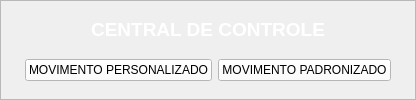
     <widget class="QFrame" name="frame">
      <property name="frameShape">
       <enum>QFrame::StyledPanel</enum>
      </property>
      <property name="frameShadow">
       <enum>QFrame::Raised</enum>
      </property>
      <layout class="QHBoxLayout" name="horizontalLayout">
       <item>
        <layout class="QVBoxLayout" name="verticalLayout">
         <item>
          <layout class="QHBoxLayout" name="horizontalLayout_2">
           <item>
            <widget class="QLabel" name="label_5">
             <property name="text">
              <string/>
             </property>
            </widget>
           </item>
           <item>
            <widget class="QLabel" name="label_2">
             <property name="sizePolicy">
              <sizepolicy hsizetype="Minimum" vsizetype="Minimum">
               <horstretch>0</horstretch>
               <verstretch>0</verstretch>
              </sizepolicy>
             </property>
             <property name="text">
              <string>&lt;html&gt;&lt;head/&gt;&lt;body&gt;&lt;p align=&quot;center&quot;&gt;&lt;span style=&quot; font-size:14pt; font-weight:600; color:#ffffff;&quot;&gt;CENTRAL DE CONTROLE&lt;/span&gt;&lt;/p&gt;&lt;/body&gt;&lt;/html&gt;</string>
             </property>
            </widget>
           </item>
           <item>
            <widget class="QLabel" name="label_6">
             <property name="text">
              <string/>
             </property>
            </widget>
           </item>
          </layout>
         </item>
         <item>
          <layout class="QHBoxLayout" name="horizontalLayout_3">
           <item>
            <widget class="QLabel" name="label_4">
             <property name="text">
              <string/>
             </property>
            </widget>
           </item>
           <item>
            <widget class="QPushButton" name="btn_personalizado">
             <property name="sizePolicy">
              <sizepolicy hsizetype="Fixed" vsizetype="Fixed">
               <horstretch>0</horstretch>
               <verstretch>0</verstretch>
              </sizepolicy>
             </property>
             <property name="maximumSize">
              <size>
               <width>8777215</width>
               <height>16777215</height>
              </size>
             </property>
             <property name="cursor">
              <cursorShape>PointingHandCursor</cursorShape>
             </property>
             <property name="styleSheet">
              <string notr="true">QPushButton{
	background-color: rgb(255, 255, 255);
	color: rgb(0, 0, 0);
	ont: 75 8pt &quot;MS Shell Dlg 2&quot;;
}

QPushButton:hover{
	
	background-color: rgb(199, 199, 199);
	
	color: rgb(255, 255, 255);
	ont: 75 8pt &quot;MS Shell Dlg 2&quot;;
}</string>
             </property>
             <property name="text">
              <string>MOVIMENTO PERSONALIZADO</string>
             </property>
            </widget>
           </item>
           <item>
            <widget class="QPushButton" name="btn_padronizado">
             <property name="sizePolicy">
              <sizepolicy hsizetype="Minimum" vsizetype="Fixed">
               <horstretch>0</horstretch>
               <verstretch>0</verstretch>
              </sizepolicy>
             </property>
             <property name="cursor">
              <cursorShape>PointingHandCursor</cursorShape>
             </property>
             <property name="styleSheet">
              <string notr="true">QPushButton{
	background-color: rgb(255, 255, 255);
	color: rgb(0, 0, 0);
	ont: 75 8pt &quot;MS Shell Dlg 2&quot;;
}

QPushButton:hover{
	
	background-color: rgb(199, 199, 199);
	
	color: rgb(255, 255, 255);
	ont: 75 8pt &quot;MS Shell Dlg 2&quot;;
}</string>
             </property>
             <property name="text">
              <string>MOVIMENTO PADRONIZADO</string>
             </property>
            </widget>
           </item>
           <item>
            <widget class="QLabel" name="label_7">
             <property name="text">
              <string/>
             </property>
            </widget>
           </item>
          </layout>
         </item>
        </layout>
       </item>
      </layout>
     </widget>
